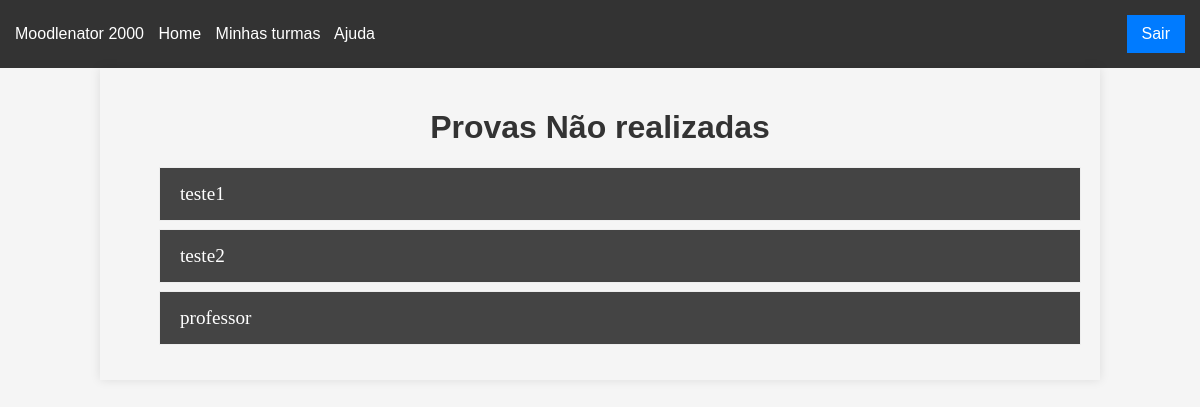
The page /exam/list (signed in) on the database as committed earlier.
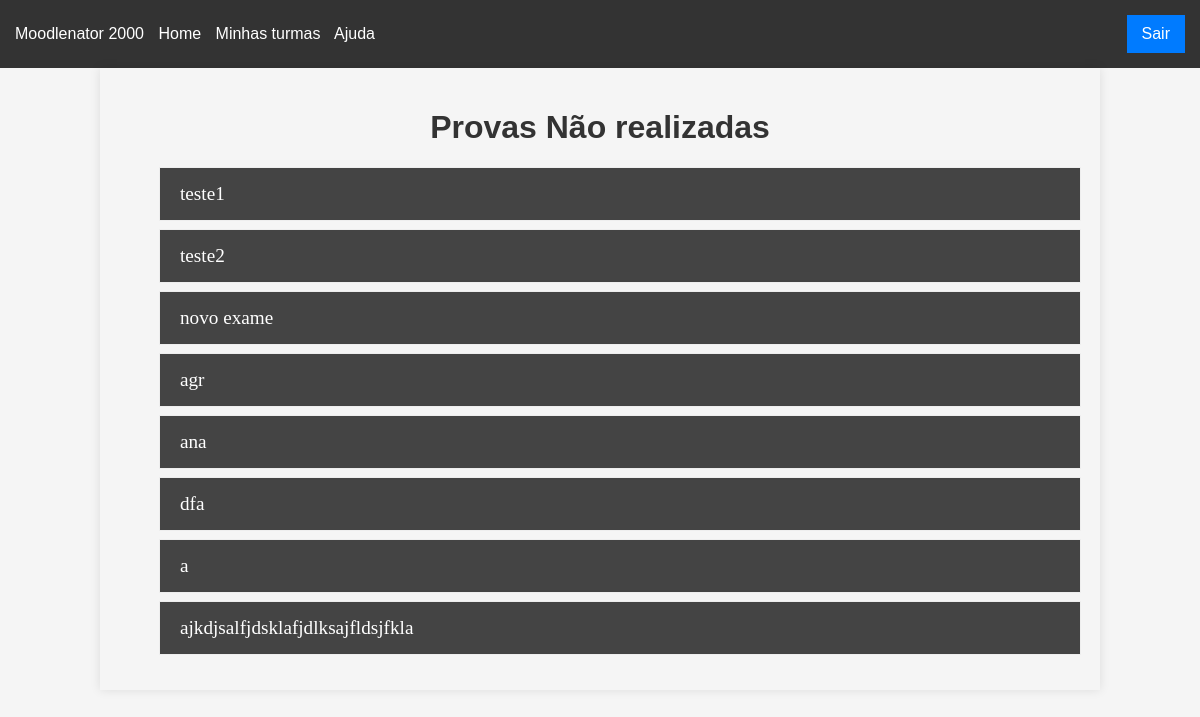
The same page on the database as committed later.
### app/models/exame.py (models this page shows, shortened)
class Exame(db.Model):
    __tablename__ = "exame"
    id = Column(Integer, primary_key=True, autoincrement=True)
    nome = Column(String(50), nullable=False)
    professor = Column(Integer, nullable=False) # todo
    nota = Column(Float, nullable=False)
    data_abertura = Column(DATETIME, nullable=False)
    data_fechamento = Column(DATETIME, nullable=False)
    duracao = Column(Integer, nullable=True)
    questoes = db.relationship("Questao", secondary="questao_exame", back_populates="exames") # many to many

### app/controllers/exames.py (the view)
@bp.route("/exam/list", methods=["GET"])
@login_required
def lista_exames():
    exams = Exame.query.all()
    return render_template("listaExames.html", exams=exams)

### app/app.py (called while the page is built)
def create_app():
    app = Flask(__name__)
    basedir = os.path.abspath(os.path.dirname(__file__))
    db_path = os.path.join(basedir, '..', 'saas.db')
    login_manager.init_app(app)
    app.config["SECRET_KEY"] = "secret"
    app.config["SQLALCHEMY_DATABASE_URI"] = f"sqlite:///{db_path}"
    db.init_app(app)
    with app.app_context():
        from .models.user import User
        from .models.exame import Exame
        from .models.questao import Questao
        db.create_all()
    bootstrap.init_app(app)
    @app.context_processor
    def inject_bootstrap():
        return {'bootstrap': bootstrap}
    from .auth import blueprints
    app.register_blueprint(blueprints()[0])
    from .controllers import blueprints
    for bp in blueprints():
        app.register_blueprint(bp)
    from .cli_cmds import seed_cli
    app.cli.add_command(seed_cli)
    return app

@login_manager.user_loader
def load_user(user_id):
    from .models.user import User
    return User.query.get(user_id)

### app/models/user.py (called while the page is built)
    @property
    def is_authenticated(self):
        return True

### app/templates/listaExames.html (shortened to what this page needs)
{% extends "base.html" %}
{% block content %}
    <div class="exam-list-container">
        <h1 class="exam-list-title">Provas Não realizadas</h1>
        <ul>
            {% for exam in exams %}
                <li class="exam-item">
                    <a href="{{ url_for('exames.detalhes_exame', id=exam.id) }}" class="exam-link">{{ exam.nome }}</a>
                </li>
            {% endfor %}
        </ul>
    </div>
{% endblock %}

### app/templates/base.html (shortened to what this page needs)
<!doctype html>
<html lang="en">
    <head>
    </head>
    <body>
        <nav class="navbar">
            <div>
                <a class="nav-link active" href="{% if current_user.professor == False %}{{ url_for('dashboards.loggedAluno') }}{% else %}{{ url_for('dashboards.loggedProfessor') }}{% endif %}">Moodlenator 2000</a>
                <a class="nav-link active" href="{% if current_user.professor == False %}{{ url_for('dashboards.loggedAluno') }}{% else %}{{ url_for('dashboards.loggedProfessor') }}{% endif %}">Home</a>
                {% if current_user.is_authenticated %}
                    <a class="nav-link" href="/">Minhas turmas</a>
                {% endif %}
                <a class="nav-link" href="/">Ajuda</a>
            </div>
            <div class="navbar-right">
                {% if current_user.is_authenticated %}
                    <a class="navbar-button" href="/logout">Sair</a>
                {% else %}
                <a class="navbar-button" href="/register">Register</a>
                    <a class="navbar-button" href="/login">Login</a>
                {% endif %}
            </div>
        </nav>
        {% block content %}
        {% endblock %}
    </body>
</html>

### app/templates/base.html (style rules this page uses)
body { font-family: Arial, sans-serif; margin: 0; padding: 0; background: #f5f5f5; }
.navbar { display: flex; justify-content: space-between; align-items: center; background-color: #333; color: #fff; padding: 15px; }
.navbar a { color: #fff; text-decoration: none; margin-right: 10px; }
.navbar a:last-child { margin-right: 0; }
.navbar-right { display: flex; align-items: center; }
.navbar-button { border: none; padding: 10px 15px; color: #fff; background-color: #007BFF; text-align: center; text-decoration: none; display: inline-block; font-size: 16px; transition-duration: 0.4s; cursor: pointer; margin-left: 10px; }

### app/templates/listaExames.html (style rules this page uses)
.exam-list-container { width: 80%; height: auto; margin: auto; padding: 20px; box-shadow: 0px 0px 10px rgba(0, 0, 0, 0.1); background-color: #f5f5f5; }
.exam-list-title { text-align: center; color: #333; }
.exam-item { outline: thin solid #eee; list-style: none; font: 1.2rem/2rem Serif; margin-bottom: 10px; }
.exam-link { box-sizing: border-box; background-color: #444; display: inline-block; width: 100%; padding: 10px 20px; color: white; text-decoration: none; }

Rows that differ between the two databases and show on the page:
removed Exame: nome "professor"
added Exame: nome "novo exame"
added Exame: nome "agr"
added Exame: nome "ana"
added Exame: nome "dfa"
added Exame: nome "a"
added Exame: nome "ajkdjsalfjdsklafjdlksajfldsjfkla"
